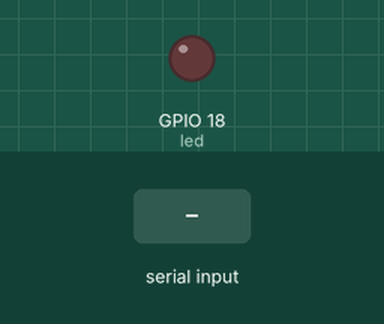
Recording of a program running on a simulated ESP32 board running MicroPython. On the bench: output pins drawn as LEDs (lit = HIGH). Wiring (from the project's diagram.json): red LED on GPIO 18. Inputs (shaded band) come from the test bench.

Above: at 1.2 s.
1.3 s: "LED 1\n" received over the second serial link
At 1.9 s:
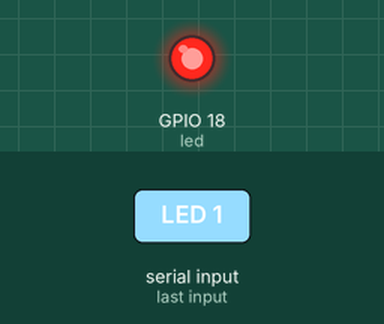
2.8 s: "LED 0\n" received over the second serial link
At 4.2 s:
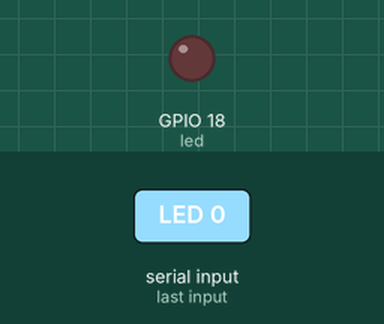
Timing chart, 0 to 5.8 s (numbered marks = the images above; inputs shaded):
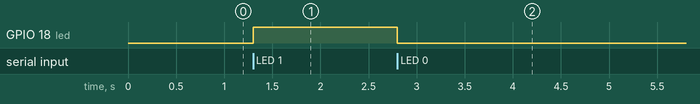

Measured:
- after the input at 1.3 s, GPIO 18 (led): LOW → HIGH at once
- after the input at 2.8 s, GPIO 18 (led): HIGH → LOW at once

The program:

main.py
```python
from machine import UART, Pin
from time import ticks_ms, sleep_ms
from line_receiver import LineReceiver

uart = UART(2, baudrate=115200, bits=8, parity=None, stop=1,
            rx=Pin(16), tx=Pin(17), timeout=0, timeout_char=0)
led = Pin(18, Pin.OUT, value=0)
led_on = False


def send_line(text):
    uart.write((text + '\n').encode('ascii'))


def handle_command(line):
    global led_on
    if line == 'LED 0' or line == 'LED 1':
        led_on = line[4] == '1'
        led.value(1 if led_on else 0)
        send_line('OK LED 1' if led_on else 'OK LED 0')
    elif line == 'GET':
        send_line('LED=1' if led_on else 'LED=0')
    else:
        send_line('ERR COMMAND')


receiver = LineReceiver(uart, handle_command)
send_line('READY')
while True:
    receiver.poll(ticks_ms())
    sleep_ms(1)
```

line_receiver.py
```python
from time import ticks_diff


class LineReceiver:
    """Righe ASCII limitate a 32 byte prima di LF; CR finale opzionale."""

    def __init__(self, uart, handler):
        self.uart = uart
        self.handler = handler
        self.buffer = bytearray()
        self.error = None
        self.last_byte = 0

    def poll(self, now):
        if self.buffer and self.error is None and ticks_diff(now, self.last_byte) >= 1000:
            self.error = 'ERR TIMEOUT'
        data = self.uart.read(32)
        if not data:
            return
        for value in data:
            self.last_byte = now
            if value == 10:
                if self.error is not None:
                    self.uart.write((self.error + '\n').encode('ascii'))
                else:
                    if self.buffer and self.buffer[-1] == 13:
                        self.buffer.pop()
                    if any(byte < 32 or byte > 126 for byte in self.buffer):
                        self.uart.write(b'ERR ASCII\n')
                    elif self.buffer:
                        self.handler(self.buffer.decode('ascii'))
                self.buffer = bytearray()
                self.error = None
            elif self.error is None:
                if (value < 32 and value != 13) or value > 126:
                    self.error = 'ERR ASCII'
                elif len(self.buffer) == 32:
                    self.error = 'ERR LONG'
                else:
                    self.buffer.append(value)
```
